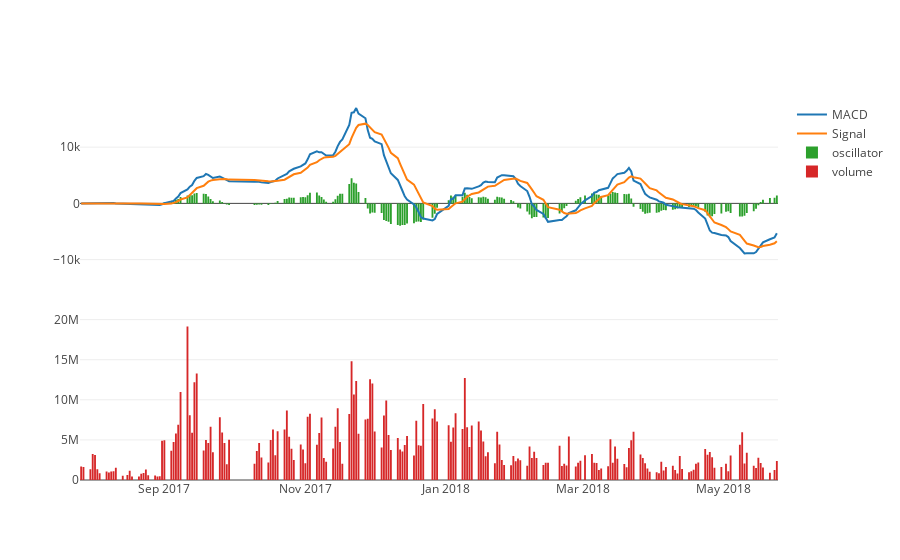

Notebook source saved alongside this figure:
### Code cell
offline.init_notebook_mode(connected=True) 

macd = go.Scatter( 
    x=df.date, 
    y=df['macd'], 
    name="MACD") 

signal = go.Scatter( 
    x=df.date, 
    y=df['macds'], 
    name="Signal") 

oscillator = go.Bar( x=df.date, 
    y=df['macdo'], 
    name="oscillator") 

trade_volume = go.Bar( x=df.date, 
    y=df['volume'], 
    name="volume") 

data = [macd, signal, oscillator] 

# data = [celltrion] 
layout = go.Layout(title='{} MACD 그래프'.format(item_name)) 

fig = tools.make_subplots(rows=2, cols=1, shared_xaxes=True) 

for trace in data: 
    fig.append_trace(trace, 1,1) 
    
fig.append_trace(trade_volume, 2,1) 
# fig = go.Figure(data=data, layout=layout) 

offline.iplot(fig)

### Figure 1 — Plotly figure (JSON) as saved in the notebook; plotly's stock layout.template omitted (floating-point values rounded to 4 significant figures; data arrays with more than 128 entries replaced by an {"elided": "..."} marker saying what was removed)
{"data": [{"name": "MACD", "type": "scatter", "x": {"elided": "200 str values"}, "xaxis": "x1", "y": {"elided": "200 float values"}, "yaxis": "y1"}, {"name": "Signal", "type": "scatter", "x": {"elided": "200 str values"}, "xaxis": "x1", "y": {"elided": "200 float values"}, "yaxis": "y1"}, {"name": "oscillator", "type": "bar", "x": {"elided": "200 str values"}, "xaxis": "x1", "y": {"elided": "200 float values"}, "yaxis": "y1"}, {"name": "volume", "type": "bar", "x": {"elided": "200 str values"}, "xaxis": "x1", "y": {"elided": "200 int values"}, "yaxis": "y2"}], "layout": {"xaxis1": {"anchor": "y2", "domain": [0, 1]}, "yaxis1": {"anchor": "free", "domain": [0.575, 1], "position": 0}, "yaxis2": {"anchor": "x1", "domain": [0, 0.425]}}}
